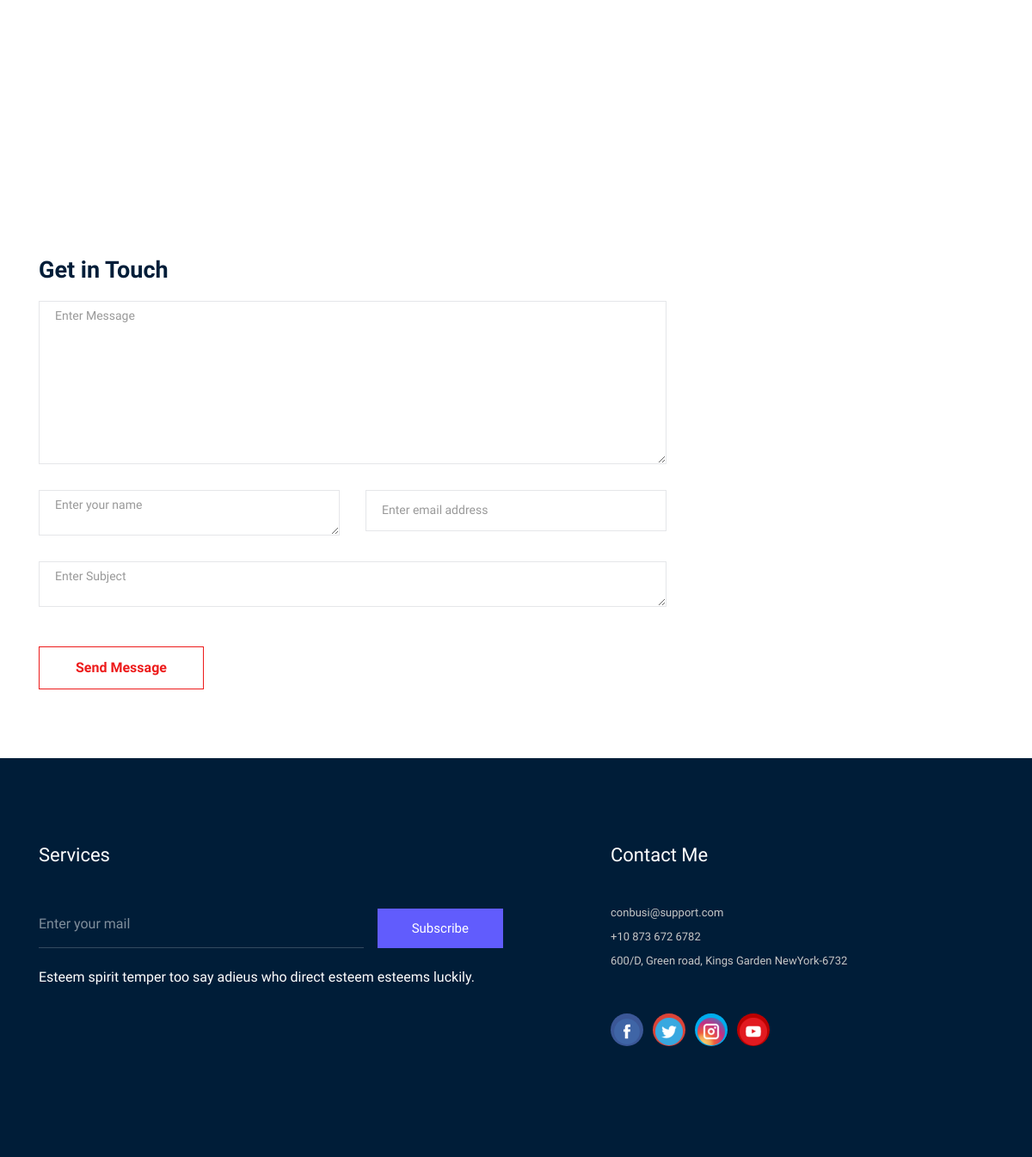
Page /contact/ (lower part) on the earlier database version.
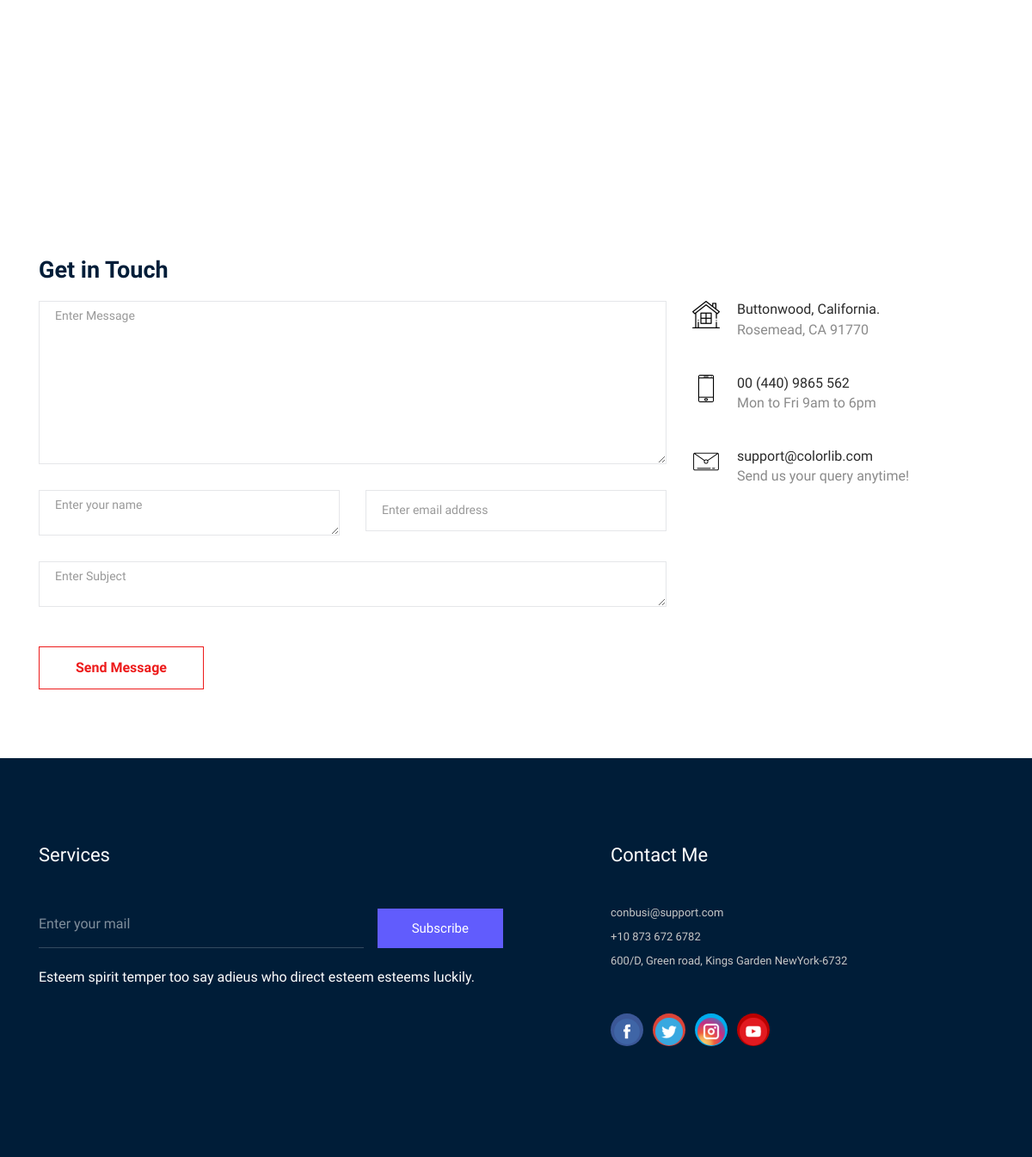
Same page on the later database version.
### contact/models.py (models this page shows, shortened)
class Locate(models.Model):
    place_title = models.CharField(max_length=250, verbose_name='Место')
    place_description = models.CharField(max_length=250, verbose_name='Описание места')
    number = models.CharField(max_length=250, verbose_name='Телефон')
    working_hours = models.CharField(max_length=250, verbose_name='Часы работы')
    email = models.EmailField(verbose_name='Email')
    email_description = models.CharField(max_length=250, verbose_name='Описание Email')
    class Meta:
        verbose_name = 'Место'
        verbose_name_plural = 'Место'

### contact/views.py (the view, shortened to what this page needs)
# urls.py: path('contact/', ContactFormView.as_view(), name='contact')
class ContactFormView(FormView):
    form_class = GetInTouchForm
    template_name = 'contact/contact.html'
    success_url = reverse_lazy('contact')
    def get_context_data(self, **kwargs):
        context = super().get_context_data(**kwargs)
        context['contact'] = Locate.objects.all()
        return context

### contact/forms.py
class GetInTouchForm(ModelForm):
    class Meta:
        model = GetInTouch
        fields = ('text', 'name', 'get_in_touch_email', 'subject')
        widgets = {
            'text': Textarea(attrs={
                'class': 'form-control w-100',
                'cols': '30',
                'rows': '9',
                'placeholder': 'Enter Message'
            }),
            'name': Textarea(attrs={
                'class': 'form-control',
                'placeholder': 'Enter your name',
                'rows': '2'
            }),
            'get_in_touch_email': EmailInput(attrs={
                'class': 'form-control',
                'placeholder': 'Enter email address',
                'rows': '2',
            }),
            'subject': Textarea(attrs={
                'class': 'form-control',
                'placeholder': 'Enter Subject',
                'rows': '2'
            }),
        }

### contact/templates/contact/contact.html (shortened to what this page needs)
{% extends 'home/base.html' %}
{% load static %}
{% block content %}
  <section class="contact-section section_padding">
    <div class="container">
      <div class="d-none d-sm-block mb-5 pb-4">
        <div id="map" style="height: 480px;"></div>
      </div>
      <div class="row">
        <div class="col-12">
          <h2 class="contact-title">Get in Touch</h2>
        </div>
        <div class="col-lg-8">
          <form class="form-contact contact_form" method="post">
            <div class="row">
              <div class="col-12">
                <div class="form-group">
                    {{ form.text }}
                </div>
              </div>
              <div class="col-sm-6">
                <div class="form-group">
                  {{ form.name }}
                </div>
              </div>
              <div class="col-sm-6">
                <div class="form-group">
                  {{ form.get_in_touch_email }}
                </div>
              </div>
              <div class="col-12">
                <div class="form-group">
                  {{ form.subject }}
                </div>
              </div>
            </div>
            <div class="form-group mt-3">
              <button type="submit" class="button button-contactForm btn_4 boxed-btn">Send Message</button>
            </div>
          </form>
        </div>
          {% for cont in contact %}
            <div class="col-lg-4">
              <div class="media contact-info">
                <span class="contact-info__icon"><img src="{% static 'home/img/icon/home.png' %}" alt=""></span>
                <div class="media-body">
                  <h3>{{ cont.place_title }}</h3>
                  <p>{{ cont.place_description }}</p>
                </div>
              </div>
              <div class="media contact-info">
                <span class="contact-info__icon"><img src="{% static 'home/img/icon/smartphone.png' %}" alt=""></span>
                <div class="media-body">
                  <h3>{{ cont.number }}</h3>
                  <p>{{ cont.working_hours }}</p>
                </div>
              </div>
              <div class="media contact-info">
                <span class="contact-info__icon"><img src="{% static 'home/img/icon/email.png' %}" alt=""></span>
                <div class="media-body">
                  <h3>{{ cont.email }}</h3>
                  <p>{{ cont.email_description }}</p>
                </div>
              </div>
            </div>
          {% endfor %}
      </div>
    </div>
  </section>
{% endblock %}

### home/templates/home/base.html (shortened to what this page needs)
{% load static %}
<!doctype html>
<html class="no-js" lang="zxx">
<head>
    <link rel="stylesheet" href="{% static 'home/css/bootstrap.min.css' %}">
    <link rel="stylesheet" href="{% static 'home/css/owl.carousel.min.css' %}">
    <link rel="stylesheet" href="{% static 'home/css/magnific-popup.css' %}">
    <link rel="stylesheet" href="{% static 'home/css/font-awesome.min.css' %}">
    <link rel="stylesheet" href="{% static 'home/css/themify-icons.css' %}">
    <link rel="stylesheet" href="{% static 'home/css/nice-select.css' %}">
    <link rel="stylesheet" href="{% static 'home/css/audioplayer.css' %}">
    <link rel="stylesheet" href="{% static 'home/css/flaticon.css' %}">
    <link rel="stylesheet" href="{% static 'home/css/gijgo.css' %}">
    <link rel="stylesheet" href="{% static 'home/css/animate.css' %}">
    <link rel="stylesheet" href="{% static 'home/css/slick.css' %}">
    <link rel="stylesheet" href="{% static 'home/css/slicknav.css' %}">
    <link rel="stylesheet" href="{% static 'home/css/style.css' %}">
</head>
<body>
{% block content %}{% endblock %}
<footer class="footer">
    <div class="footer_top">
        <div class="container">
            <div class="row">
                <div class="col-xl-6 col-md-6">
                    <div class="footer_widget">
                        <h3 class="footer_title">
                            Services
                        </h3>
                        <div class="subscribe-from">
                            <form action="#">
                                <input type="text" placeholder="Enter your mail">
                                <button type="submit">Subscribe</button>
                            </form>
                        </div>
                        <p class="sub_text">Esteem spirit temper too say adieus who direct esteem esteems luckily.</p>
                    </div>
                </div>
                <div class="col-xl-5 col-md-5 offset-xl-1">
                    <div class="footer_widget">
                        <h3 class="footer_title">
                            Contact Me
                        </h3>
                        <ul>
                            <li><a href="#">conbusi@support.com
                            </a></li>
                            <li><a href="#">+10 873 672 6782
                            </a></li>
                            <li><a href="#">600/D, Green road, Kings Garden NewYork-6732</a></li>
                        </ul>
                        <div class="socail_links">
                            <ul>
                                <li>
                                    <a href="#">
                                        <img src="{% static 'home/img/icon/facebook_icon-icons.com_59205.png' %}" alt="">
                                    </a>
                                </li>
                                <li>
                                    <a href="#">
                                        <img src="{% static 'home/img/icon/1491579542-yumminkysocialmedia22_83078.png' %}" alt="">
                                    </a>
                                </li>
                                <li>
                                    <a href="#">
                                        <img src="{% static 'home/img/icon/1491580635-yumminkysocialmedia26_83102.png' %}" alt="">
                                    </a>
                                </li>
                                <li>
                                    <a href="#">
                                        <img src="{% static 'home/img/icon/1491580651-yumminkysocialmedia28_83061.png' %}" alt="">
                                    </a>
                                </li>
                            </ul>
                        </div>
                    </div>
                </div>
            </div>
        </div>
    </div>
</footer>
</body>
</html>

Differences in the rows shown:
added Locate: place_title "Buttonwood, California.", place_description "Rosemead, CA 91770", number "00 (440) 9865 562", working_hours "Mon to Fri 9am to 6pm", email "support@colorlib.com", email_description "Send us your query anytime!"
